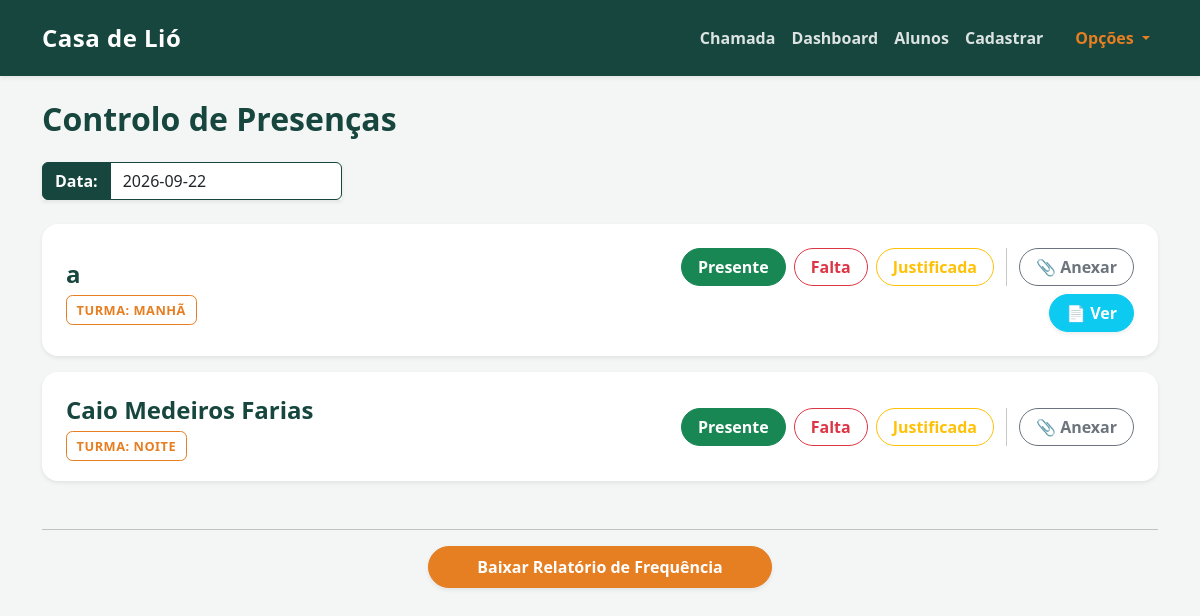
/ (signed in), run on the app's committed database.
### tables this page shows
CREATE TABLE presencas (
        id INTEGER PRIMARY KEY AUTOINCREMENT,
        aluno_id INTEGER,
        data TEXT NOT NULL,
        status TEXT NOT NULL,
        atestado TEXT,
        FOREIGN KEY (aluno_id) REFERENCES alunos (id)
    );

CREATE TABLE alunos (
        id INTEGER PRIMARY KEY AUTOINCREMENT,
        nome TEXT NOT NULL,
        turma TEXT NOT NULL,
        data_nascimento TEXT,
        telefone TEXT,
        cep TEXT,
        rua TEXT,
        numero TEXT,
        bairro TEXT,
        cidade TEXT,
        referencia TEXT,
        contato_emergencia TEXT,
        telefone_emergencia TEXT,
        condicao_medica TEXT,
        nome_responsavel TEXT,
        autorizacao_pais INTEGER
    );

### app.py (the view)
@app.get("/", response_class=HTMLResponse)
async def home(request: Request, data_chamada: str = None):
    if not request.session.get('perfil'):
        return RedirectResponse(url="/login", status_code=303)
    data_atual = data_chamada if data_chamada else date.today().isoformat()
    conexao = pegar_conexao()
    alunos = conexao.execute('''
        SELECT a.id, a.nome, a.turma, p.status, p.atestado,
               (SELECT COUNT(*) FROM presencas WHERE aluno_id = a.id AND status = 'Falta') as total_faltas
        FROM alunos a
        LEFT JOIN presencas p ON a.id = p.aluno_id AND p.data = ?
    ''', (data_atual,)).fetchall()
    conexao.close()
    return templates.TemplateResponse(
        request=request,
        name="index.html",
        context={"alunos": alunos, "data_atual": data_atual}
    )

### templates/index.html (shortened to what this page needs)
{% extends 'base.html' %}
{% block conteudo %}
    <link rel="stylesheet" href="https://cdn.jsdelivr.net/npm/flatpickr/dist/flatpickr.min.css">
    <h2 class="text-primary fw-bold mb-4">Controlo de Presenças</h2>
    <form method="GET" action="/" class="d-flex mb-4">
        <div class="input-group shadow-sm" style="max-width: 300px;">
            <span class="input-group-text bg-primary text-white border-primary fw-bold">Data:</span>
            <input type="text" id="calendario-br" name="data_chamada" class="form-control border-primary bg-white" value="{{ data_atual }}" placeholder="Selecione a data">
        </div>
    </form>
    {% if alunos %}
        {% for aluno in alunos %}
        <div class="card shadow-sm mb-3 border-0" style="border-radius: 1rem;">
            <div class="card-body p-4 d-flex flex-column flex-lg-row justify-content-between align-items-center gap-3">
                <div class="text-center text-lg-start w-100">
                    <h4 class="card-title mb-2 fw-bold text-primary">{{ aluno['nome'] }}</h4>
                    <span class="badge-institucional me-2">Turma: {{ aluno['turma'] }}</span>
                </div>
                <div class="d-flex flex-wrap justify-content-center justify-content-lg-end align-items-center gap-2 w-100">
                    <a href="/registrar/{{ aluno['id'] }}/{{ data_atual }}/Presente"
                       class="btn {% if aluno['status'] == 'Presente' %}btn-success{% else %}btn-outline-success{% endif %} rounded-pill px-3 fw-semibold">
                       Presente
                    </a>
                    <a href="/registrar/{{ aluno['id'] }}/{{ data_atual }}/Falta"
                       class="btn {% if aluno['status'] == 'Falta' %}btn-danger{% else %}btn-outline-danger{% endif %} rounded-pill px-3 fw-semibold">
                       Falta
                    </a>
                    <a href="/registrar/{{ aluno['id'] }}/{{ data_atual }}/Falta justificada"
                       class="btn {% if aluno['status'] == 'Falta justificada' %}btn-warning{% else %}btn-outline-warning{% endif %} rounded-pill px-3 fw-semibold">
                       Justificada
                    </a>
                    <button type="button" class="btn btn-outline-secondary rounded-pill px-3 fw-semibold" data-bs-toggle="modal" data-bs-target="#modalAtestado{{ aluno['id'] }}">
                        📎 Anexar
                    </button>
                    {% if aluno['atestado'] %}
                        <a href="/uploads/{{ aluno['atestado'] }}" target="_blank" class="btn btn-info rounded-pill px-3 fw-semibold text-white shadow-sm">
                            📄 Ver
                        </a>
                    {% endif %}
                </div>
            </div>
        </div>
        {% endfor %}
    {% else %}
        <div class="alert alert-info text-center mt-4 shadow-sm" style="border-radius: 1rem;">
            <h4 class="alert-heading fw-bold">Lista Vazia</h4>
            <p>Nenhum aluno cadastrado ou todos já foram registrados.</p>
        </div>
    {% endif %}
    <hr class="mt-5">
    <div class="text-center mb-5">
        <button type="button" class="btn btn-warning rounded-pill px-5 py-2 fw-bold shadow-sm text-white" data-bs-toggle="modal" data-bs-target="#modalFiltros">
            Baixar Relatório de Frequência
        </button>
    </div>
{% endblock %}

### templates/base.html (style rules this page uses)
:root { --verde-adra: #16463d; --laranja-adra: #e67e22; --fundo-cinza: #f4f6f5; }
body { background-color: var(--fundo-cinza) !important; font-family: 'Segoe UI', Tahoma, Geneva, Verdana, sans-serif; }
.text-primary { color: var(--verde-adra) !important; }
.bg-primary { background-color: var(--verde-adra) !important; }
.border-primary { border-color: var(--verde-adra) !important; }
.btn-warning { background-color: var(--laranja-adra) !important; border-color: var(--laranja-adra) !important; color: white !important; }
.card { border-radius: 1rem !important; border: none; transition: transform 0.2s ease-in-out; }
.badge-institucional { background-color: transparent; color: var(--laranja-adra); border: 1.5px solid var(--laranja-adra); padding: 0.3rem 0.6rem; border-radius: 0.4rem; font-size: 0.80rem; font-weight: 700; text-transform: uppercase; letter-spacing: 0.5px; }

### data on the page
presencas: nome "a", turma "MANHÃ"
presencas: nome "Caio Medeiros Farias", turma "NOITE"
